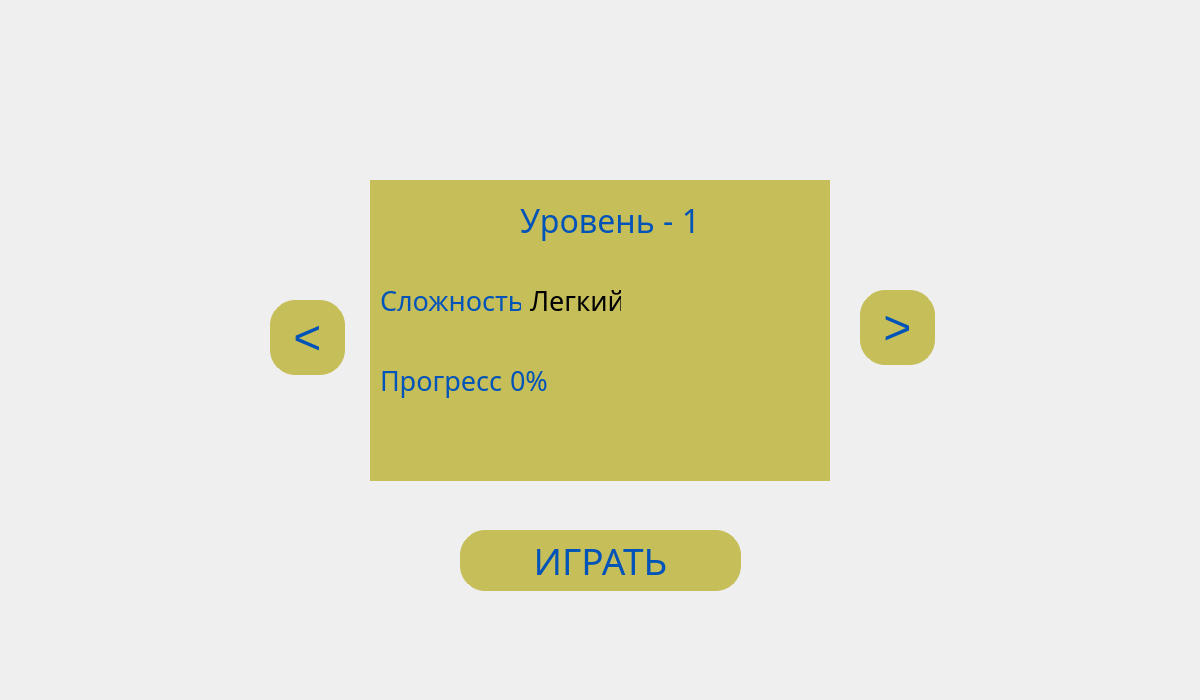
<?xml version="1.0" encoding="UTF-8"?>
<ui version="4.0">
 <class>Form</class>
 <widget class="QWidget" name="Form">
  <property name="geometry">
   <rect>
    <x>0</x>
    <y>0</y>
    <width>1200</width>
    <height>700</height>
   </rect>
  </property>
  <property name="minimumSize">
   <size>
    <width>1200</width>
    <height>700</height>
   </size>
  </property>
  <property name="maximumSize">
   <size>
    <width>1200</width>
    <height>700</height>
   </size>
  </property>
  <property name="windowTitle">
   <string>CubeJumper</string>
  </property>
  <widget class="QLabel" name="label">
   <property name="geometry">
    <rect>
     <x>0</x>
     <y>0</y>
     <width>1200</width>
     <height>700</height>
    </rect>
   </property>
   <property name="text">
    <string/>
   </property>
   <property name="pixmap">
    <pixmap>../data/fonner.png</pixmap>
   </property>
  </widget>
  <widget class="QStackedWidget" name="sw">
   <property name="geometry">
    <rect>
     <x>370</x>
     <y>180</y>
     <width>460</width>
     <height>301</height>
    </rect>
   </property>
   <property name="styleSheet">
    <string notr="true">background: rgb(198, 190, 88)</string>
   </property>
   <property name="currentIndex">
    <number>0</number>
   </property>
   <widget class="QWidget" name="page">
    <widget class="QLabel" name="label_3">
     <property name="geometry">
      <rect>
       <x>150</x>
       <y>10</y>
       <width>181</width>
       <height>61</height>
      </rect>
     </property>
     <property name="font">
      <font>
       <family>GillSans</family>
       <pointsize>24</pointsize>
      </font>
     </property>
     <property name="styleSheet">
      <string notr="true">color: rgb(0, 83, 184);</string>
     </property>
     <property name="text">
      <string>Уровень - 1</string>
     </property>
    </widget>
    <widget class="QLabel" name="label_4">
     <property name="geometry">
      <rect>
       <x>10</x>
       <y>100</y>
       <width>141</width>
       <height>41</height>
      </rect>
     </property>
     <property name="font">
      <font>
       <family>GillSans</family>
       <pointsize>20</pointsize>
      </font>
     </property>
     <property name="styleSheet">
      <string notr="true">color: rgb(0, 83, 184);</string>
     </property>
     <property name="text">
      <string>Сложность: </string>
     </property>
    </widget>
    <widget class="QLabel" name="label_5">
     <property name="geometry">
      <rect>
       <x>10</x>
       <y>180</y>
       <width>121</width>
       <height>41</height>
      </rect>
     </property>
     <property name="font">
      <font>
       <family>GillSans</family>
       <pointsize>20</pointsize>
      </font>
     </property>
     <property name="styleSheet">
      <string notr="true">color: rgb(0, 83, 184);</string>
     </property>
     <property name="text">
      <string>Прогресс:</string>
     </property>
    </widget>
    <widget class="QLabel" name="label_6">
     <property name="geometry">
      <rect>
       <x>160</x>
       <y>100</y>
       <width>91</width>
       <height>41</height>
      </rect>
     </property>
     <property name="font">
      <font>
       <family>GillSans</family>
       <pointsize>20</pointsize>
      </font>
     </property>
     <property name="styleSheet">
      <string notr="true">color: 'green'</string>
     </property>
     <property name="text">
      <string>Легкий</string>
     </property>
    </widget>
    <widget class="QLabel" name="proc">
     <property name="geometry">
      <rect>
       <x>140</x>
       <y>180</y>
       <width>61</width>
       <height>41</height>
      </rect>
     </property>
     <property name="font">
      <font>
       <family>GillSans</family>
       <pointsize>20</pointsize>
      </font>
     </property>
     <property name="styleSheet">
      <string notr="true">color: rgb(0, 83, 184);</string>
     </property>
     <property name="text">
      <string>0%</string>
     </property>
    </widget>
   </widget>
   <widget class="QWidget" name="page_2">
    <widget class="QLabel" name="label_7">
     <property name="geometry">
      <rect>
       <x>150</x>
       <y>10</y>
       <width>181</width>
       <height>61</height>
      </rect>
     </property>
     <property name="font">
      <font>
       <family>GillSans</family>
       <pointsize>24</pointsize>
      </font>
     </property>
     <property name="styleSheet">
      <string notr="true">color: rgb(0, 83, 184);</string>
     </property>
     <property name="text">
      <string>Уровень - 2</string>
     </property>
    </widget>
    <widget class="QLabel" name="label_8">
     <property name="geometry">
      <rect>
       <x>10</x>
       <y>180</y>
       <width>121</width>
       <height>41</height>
      </rect>
     </property>
     <property name="font">
      <font>
       <family>GillSans</family>
       <pointsize>20</pointsize>
      </font>
     </property>
     <property name="styleSheet">
      <string notr="true">color: rgb(0, 83, 184);</string>
     </property>
     <property name="text">
      <string>Прогресс:</string>
     </property>
    </widget>
    <widget class="QLabel" name="proc_2">
     <property name="geometry">
      <rect>
       <x>140</x>
       <y>180</y>
       <width>61</width>
       <height>41</height>
      </rect>
     </property>
     <property name="font">
      <font>
       <family>GillSans</family>
       <pointsize>20</pointsize>
      </font>
     </property>
     <property name="styleSheet">
      <string notr="true">color: rgb(0, 83, 184);</string>
     </property>
     <property name="text">
      <string>0%</string>
     </property>
    </widget>
    <widget class="QLabel" name="label_9">
     <property name="geometry">
      <rect>
       <x>160</x>
       <y>100</y>
       <width>111</width>
       <height>41</height>
      </rect>
     </property>
     <property name="font">
      <font>
       <family>GillSans</family>
       <pointsize>20</pointsize>
      </font>
     </property>
     <property name="styleSheet">
      <string notr="true">color: 'red'</string>
     </property>
     <property name="text">
      <string>Сложный</string>
     </property>
    </widget>
    <widget class="QLabel" name="label_10">
     <property name="geometry">
      <rect>
       <x>10</x>
       <y>100</y>
       <width>141</width>
       <height>41</height>
      </rect>
     </property>
     <property name="font">
      <font>
       <family>GillSans</family>
       <pointsize>20</pointsize>
      </font>
     </property>
     <property name="styleSheet">
      <string notr="true">color: rgb(0, 83, 184);</string>
     </property>
     <property name="text">
      <string>Сложность: </string>
     </property>
    </widget>
   </widget>
  </widget>
  <widget class="QPushButton" name="back">
   <property name="geometry">
    <rect>
     <x>270</x>
     <y>300</y>
     <width>75</width>
     <height>75</height>
    </rect>
   </property>
   <property name="font">
    <font>
     <pointsize>36</pointsize>
    </font>
   </property>
   <property name="styleSheet">
    <string notr="true">QPushButton {
background: rgb(198, 190, 88);
color: rgb(0, 83, 184);
border-radius:25px;
border: 1px solid rgb(198, 190, 88)
}

QPushButton:Pressed {
background: rgb(168, 160, 58);
border-radius:25px;
border: 1px solid rgb(168, 160, 58)
}
</string>
   </property>
   <property name="text">
    <string>&lt;</string>
   </property>
  </widget>
  <widget class="QPushButton" name="next">
   <property name="geometry">
    <rect>
     <x>860</x>
     <y>290</y>
     <width>75</width>
     <height>75</height>
    </rect>
   </property>
   <property name="font">
    <font>
     <pointsize>36</pointsize>
    </font>
   </property>
   <property name="styleSheet">
    <string notr="true">QPushButton {
background: rgb(198, 190, 88);
color: rgb(0, 83, 184);
border-radius:25px;
border: 1px solid rgb(198, 190, 88)
}

QPushButton:Pressed {
background: rgb(168, 160, 58);
border-radius:25px;
border: 1px solid rgb(168, 160, 58)
}
</string>
   </property>
   <property name="text">
    <string>&gt;</string>
   </property>
  </widget>
  <widget class="QLabel" name="label_2">
   <property name="geometry">
    <rect>
     <x>310</x>
     <y>40</y>
     <width>581</width>
     <height>61</height>
    </rect>
   </property>
   <property name="text">
    <string/>
   </property>
   <property name="pixmap">
    <pixmap>../data/let.png</pixmap>
   </property>
  </widget>
  <widget class="QPushButton" name="go">
   <property name="geometry">
    <rect>
     <x>460</x>
     <y>530</y>
     <width>281</width>
     <height>61</height>
    </rect>
   </property>
   <property name="font">
    <font>
     <family>GillSans</family>
     <pointsize>28</pointsize>
    </font>
   </property>
   <property name="styleSheet">
    <string notr="true">QPushButton {
background: rgb(198, 190, 88);
color: rgb(0, 83, 184);
border-radius:25px;
border: 1px solid rgb(198, 190, 88)
}

QPushButton:Pressed {
background: rgb(168, 160, 58);
border-radius:25px;
border: 1px solid rgb(168, 160, 58)
}
</string>
   </property>
   <property name="text">
    <string>ИГРАТЬ</string>
   </property>
  </widget>
 </widget>
 <resources/>
 <connections/>
</ui>
